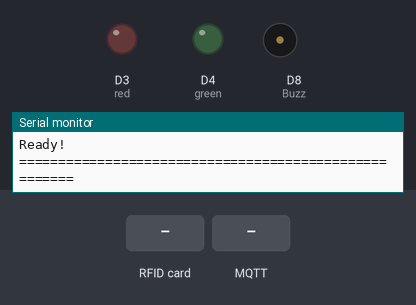
Recording of a sketch running on a simulated ESP8266 (NodeMCU). Parts: output pins drawn as LEDs (lit = HIGH), buzzer (waves = sounding, pin HIGH), the last lines printed to the serial monitor. The inputs (shaded band) are chosen by the test bench. WiFi joins after 1.5 s; servers stay silent unless stated; no MQTT or app messages arrive unless stated.

Above: at 3.3 s.
3.4 s: RFID card AA AB BB CC CD DD held to the reader
At 3.8 s:
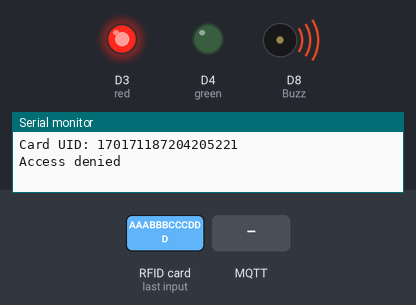
At 4.7 s:
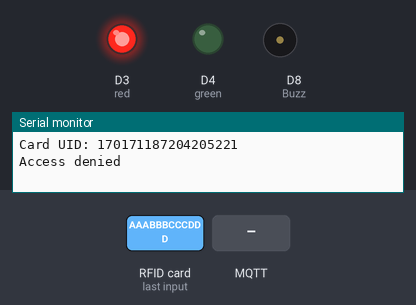
6.4 s: MQTT message "6915414459" arrives on the first subscribed topic
7.9 s: MQTT message "on" arrives on the first subscribed topic
9.4 s: MQTT message "off" arrives on the first subscribed topic
Timing chart, 0 to 11.9 s (numbered marks = the images above; inputs shaded):
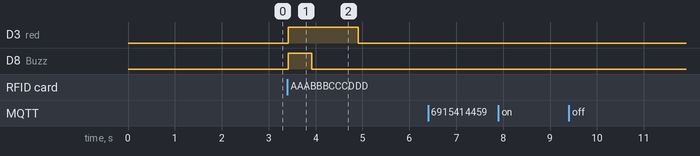

Measured:
- after the input at 3.4 s, D3 (red): LOW → HIGH at once, → LOW 1.5 s later; D8 (Buzz): LOW → HIGH at once, → LOW 0.50 s later

The sketch:

IEEE_Door_1.0.ino
```cpp
#include <ESP8266WiFi.h>
#include <SPI.h>
#include <PubSubClient.h>
#include "MFRC522.h"

/* wiring the MFRC522 to ESP8266 (ESP-12)
RST     = GPIO5
SDA(SS) = GPIO4
MOSI    = GPIO13
MISO    = GPIO12
SCK     = GPIO14
GND     = GND
3.3V    = 3.3V
*/

#define RST_PIN  5  // RST-PIN für RC522 - RFID - SPI - Modul GPIO5
#define SS_PIN  4  // SDA-PIN für RC522 - RFID - SPI - Modul GPIO4
#define mqtt_server "192.168.2.1"
#define read_topic "RFID"
WiFiClient espClient;
PubSubClient client(espClient);
const char *ssid =  "raspieee";     // change according to your Network - cannot be longer than 32 characters!
const char *pass =  "aaabbbcccddd"; // change according to your Network

MFRC522 mfrc522(SS_PIN, RST_PIN); // Create MFRC522 instance

void callback(char* topic, byte* payload, unsigned int length) {
  Serial.print("Message arrived [");
  Serial.print(topic);
  Serial.print("] ");
  for (int i=0;i<length;i++) {
    Serial.print((char)payload[i]);
  }
  Serial.println();
}

void setup() {
  Serial.begin(115200);    // Initialize serial communications
  delay(25);
  Serial.println(F("Booting...."));
  SPI.begin();           // Init SPI bus
  mfrc522.PCD_Init();    // Init MFRC522
  wifisetup();
  pinMode(D3, OUTPUT);  //red
  pinMode(D4, OUTPUT);  //green
  pinMode(D8, OUTPUT);  //Buzz
  client.setCallback(callback);
}

void wifisetup(){
    WiFi.begin(ssid, pass);

  int retries = 0;
  while ((WiFi.status() != WL_CONNECTED) && (retries < 5)) {
    retries++;
    delay(1000);
    Serial.print(".");
  }
  if (WiFi.status() == WL_CONNECTED) {
    Serial.println(F("WiFi connected"));
    client.setServer(mqtt_server, 1883);
    if (!client.connected()) {
        reconnect();
      }
  }
  Serial.println(F("Ready!"));
  Serial.println(F("======================================================"));
}

void loop() {
  client.loop();
  // Look for new cards
  if ( ! mfrc522.PICC_IsNewCardPresent()) {
    delay(50);
    return;
  }
  // Select one of the cards
  if ( ! mfrc522.PICC_ReadCardSerial()) {
    delay(50);
    return;
  }
  // Show some details of the PICC (that is: the tag/card)
  String content = dump_byte_array(mfrc522.uid.uidByte, mfrc522.uid.size);
  Serial.print(F("Card UID: "));
  Serial.println(content);
  content.toUpperCase();
  if (content == "6915414459"||content == "16213533213"||content == "240569743"||content == "415016513718666108"){    //Authorized cards
    Serial.println("Authorized access");
    digitalWrite(D3, LOW);
    digitalWrite(D4, HIGH);
    Serial.println();
    digitalWrite(D8, HIGH);
    delay(100);
    digitalWrite(D8, LOW);
    delay(100);
    digitalWrite(D8, HIGH);
    delay(100);
    digitalWrite(D8, LOW);
    delay(1000);
    digitalWrite(D4, LOW);
    if (!client.connected()) {  //try to reconnect
      Serial.println("trying to reconnect");
      wifisetup();
    }
    client.publish(read_topic,(char*) content.c_str());
    Serial.println(F("Scan for Card and print UID:"));
  }
  else{
      Serial.println("Access denied");
      digitalWrite(D4, LOW);
      digitalWrite(D3, HIGH);
      Serial.println();
      digitalWrite(D8, HIGH);
      delay(500);
      digitalWrite(D8, LOW);
      delay(1000);
      digitalWrite(D3, LOW);
      if (!client.connected()) {  //try to reconnect
      Serial.println("trying to reconnect");
      wifisetup();
      }
      Serial.println(F("Scan for Card and print UID:"));
  }
}

String dump_byte_array(byte *buffer, byte bufferSize) {
  String result ="";
  for (byte i = 0; i < bufferSize; i++) {
    result +=(buffer[i]);
  }
  return result;
}

void reconnect() {
  // Loop until we're reconnected
  int retries = 0;
  while (!client.connected()&&(retries < 300)) {
        retries++;
        Serial.print("Attempting MQTT connection...");

          // Generate client name based on MAC address and last 8 bits of microsecond counter
      String clientName;
      clientName += "esp8266-";
      uint8_t mac[6];
      WiFi.macAddress(mac);
      clientName += macToStr(mac);
      clientName += "-";
      clientName += String(micros() & 0xff, 16);
      Serial.print("Connecting to ");
      Serial.print(mqtt_server);
      Serial.print(" as ");
      Serial.println(clientName);
   // Attempt to connect
  if (client.connect((char*) clientName.c_str())) {
      Serial.println("connected");
      client.subscribe("AUTH");
    } else {
      Serial.print("failed, rc=");
      Serial.print(client.state());
      Serial.println(" try again in 5 seconds");
      // Wait 5 seconds before retrying
      delay(5000);
    }
  }
}

String macToStr(const uint8_t* mac){
  String result;
  for (int i = 0; i < 6; ++i) {
    result += String(mac[i], 16);
    if (i < 5)
      result += ':';
  }
  return result;
}
```
